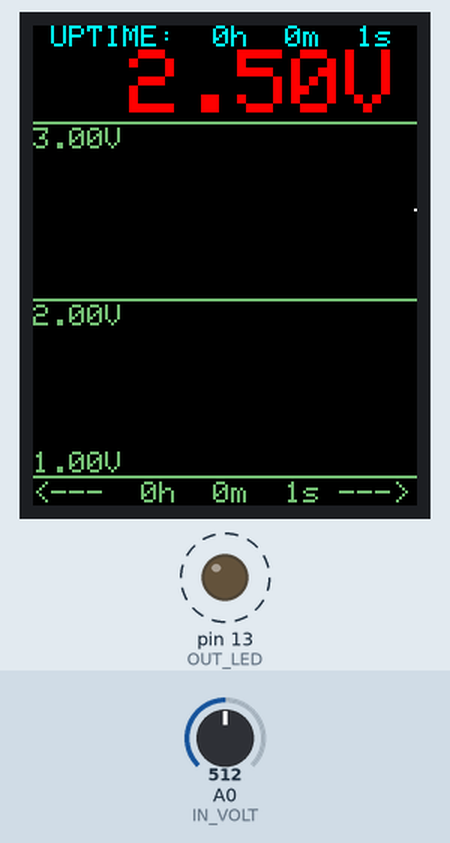
Recording of a sketch running on a simulated Arduino Uno, built with avr-gcc and run on an emulated ATmega328P. Shown: 128×160 colour display, output pins drawn as LEDs (lit = HIGH). Dashed ring = blinking. The inputs (shaded band) are chosen by the test bench; at power-on: A0 (IN_VOLT) = 512.

Above: at 1.4 s.
1.5 s: A0 (IN_VOLT) set to 306
At 1.73 s:
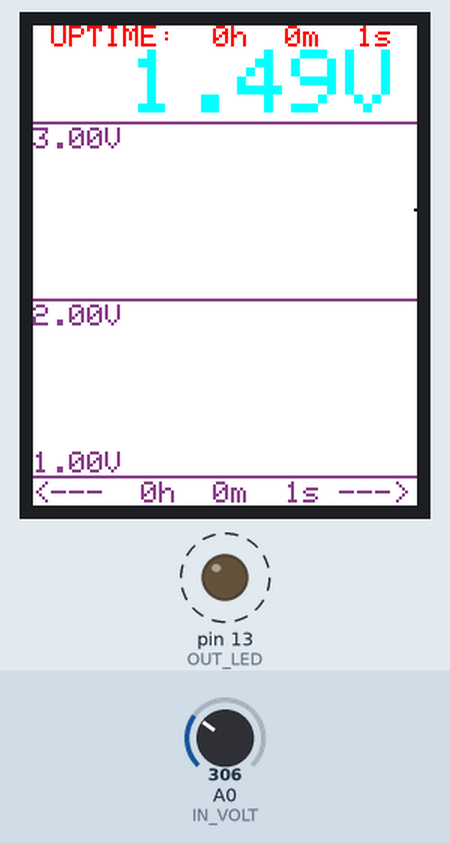
3.0 s: A0 (IN_VOLT) set to 511
At 4.33 s:
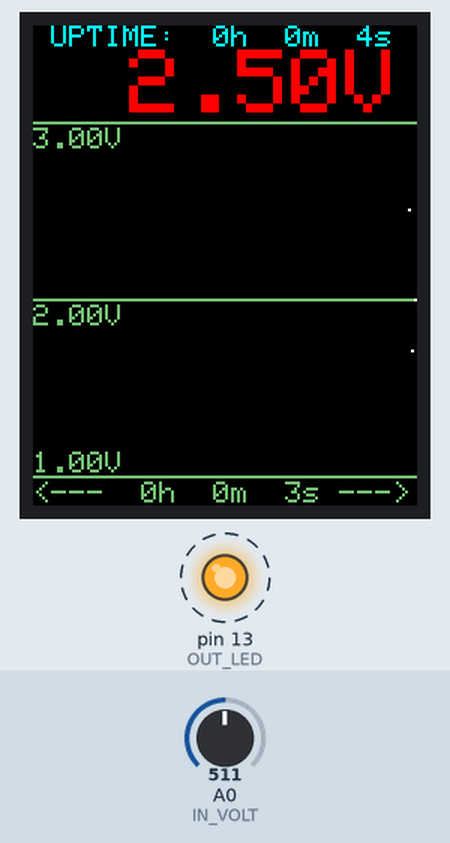
4.6 s: A0 (IN_VOLT) set to 716
At 9.7 s:
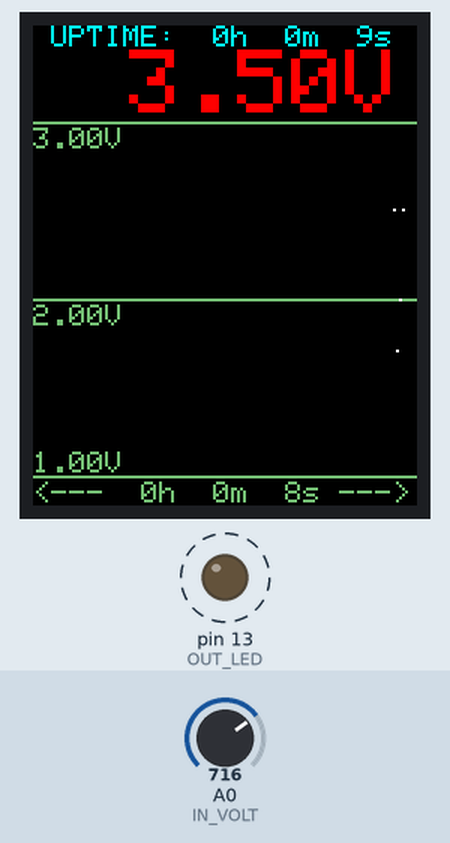
Timing chart, 0 to 12.6 s (numbered marks = the images above; inputs shaded):
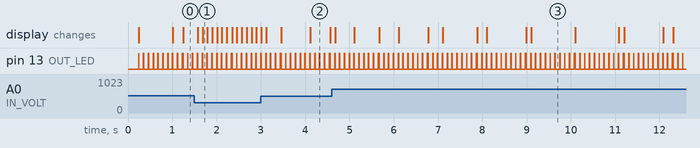

Measured:
- by itself, pin 13 (OUT_LED): alternates HIGH for 0.01 s and LOW for 0.10 s
- what the display in image 2 shows lasts 0.5 s, from 4.1 s to 4.6 s

The sketch:

battery_monitor.ino
```cpp
#include <stdio.h>
#include <SPI.h>

#include <Adafruit_ST7735.h>
#include <Adafruit_GFX.h>

// ピンアサイン
#define sclk (12)
#define mosi (11)
#define cs   (10)
#define dc   ( 9)
#define rst  ( 8)  // you can also connect this to the Arduino reset

int OUT_LED             = 13;

// アナログ入力
const int IN_VOLT             =    0; // 電圧測定ピン（analog）
const int IN_VOLT_RESOLUTION  = 1024; // 電圧測定分解能
const int IN_VOLT_MAX         =  5.0; // 計測電圧の最大値（分圧後）
const float voltWarn          =  1.5; // 警告閾値
int warning                   =    0; // 警告モード

// グラフ
const int   graphWidth    = 128;        // グラフ幅（x軸）
const int   graphHeight   = 118;        // グラフ高（y軸）
const float graphHi       =   3; //15;  // グラフの最大値（y軸）
const float graphLo       =   1; //11;  // グラフの最小値（y軸）

// 間隔
int sleepInterval = 100;      // 描画間隔（ミリ秒）
int graphInterval =   10;     // グラフ粒度（何回のループでグラフを更新するか）

float    *history = NULL;     // グラフ値
uint16_t *history_ts = NULL;  // 時刻
int      current = 0;         // グラフ値（現在の添字）

// 電圧の平均値を求めるための変数
float sum    = 0;   // 合計
int hist_cnt = 0;   // 標本数

// 色
#define COLOR_TEXT    (ST7735_WHITE)  // 標準
#define COLOR_VOLT    (ST7735_RED)    // 電圧
#define COLOR_BG      (ST7735_BLACK)  // 背景
#define COLOR_SCALE   (0x75EE)        // 軸
#define COLOR_UPTIME  (ST7735_CYAN)   // 起動時間

#if defined(__SAM3X8E__)
    #undef __FlashStringHelper::F(string_literal)
    #define F(string_literal) string_literal
#endif

Adafruit_ST7735 tft = Adafruit_ST7735(cs, dc, mosi, sclk, rst);

uint16_t startup = 0;         // 起動した時間(仮)

void setup(void) {
  Serial.begin(115200);

  // メモリ確保
  history    = (float    *)calloc(graphWidth, sizeof(*history));
  history_ts = (uint16_t *)calloc(graphWidth, sizeof(*history_ts));

  // 初期化
  startup = millis();         // 起動した時間
  pinMode(IN_VOLT, INPUT);
  pinMode(OUT_LED, OUTPUT);
  tft.initR(INITR_BLACKTAB);
  tft.invertDisplay(0);
  tft.fillScreen(COLOR_BG);
}

void loop() {
  static int loop_cnt = 0;

  digitalWrite(OUT_LED, 1);
  char buf[100];

  // 起動時間
  drawUptime((millis() - startup) / 1000);

  // 電圧
  float volt = getVoltage();
  drawVolt(volt);
  sum += volt;

  warning = (volt < voltWarn);

  // グラフの描画
  if(++hist_cnt >= graphInterval){
    drawGraph(0);   // 直前の値を黒塗り
    saveValue();    // 現在の電圧を記録
    drawScale();    // スケールを描画
    drawGraph(1);   // 直近の値を再描画
    drawTimeSpan(); // グラフの時間幅を描画
    hist_cnt = 0;
    sum = 0;
  }

  digitalWrite(OUT_LED, 0);

  if(warning){
    tft.invertDisplay(loop_cnt % 2);
  }
  else{
    tft.invertDisplay(0);
  }
  loop_cnt++;

  delay(sleepInterval);
}


// 電圧の読み取りとデコード
float getVoltage()
{
  return analogRead(IN_VOLT) * IN_VOLT_MAX / (float)IN_VOLT_RESOLUTION;
}


void drawGraph(int sw)
{
  int n = current;
  int x, y;

  for(x = 0; x < graphWidth; x++){
    y = calcY(history[n++]);
    if(n >= graphWidth)
      n = 0;

    if(y >= 0)
      tft.drawPixel(x, y, sw ? ST7735_WHITE : ST7735_BLACK);
  }
}

int calcY(float value)
{
  float y;                          // 戻り値

  // 描画範囲外
  if(value > graphHi || value < graphLo){
    return -1;
  }

  value = value - graphLo;
  y =  value * graphHeight / (graphHi - graphLo);

  return 160 - y - 10;
}


char *getTimestamp(uint16_t timestamp)
{
  static char buf[30];
  sprintf(buf, "%3dh %2dm %2ds", timestamp / 3600, timestamp / 60 % 60, timestamp % 60);
  return buf;
}

void drawScale()
{
  int y;

  tft.setTextSize(1);
  tft.setTextColor(COLOR_SCALE);

  // 上限
  y = calcY(graphHi);
  tft.drawFastHLine(0, y, graphWidth, COLOR_SCALE);
  tft.setCursor(0, y + 2);
  tft.print(graphHi); tft.print("V");

  // 中間
  float middle = (graphHi + graphLo) / 2.;
  y = calcY(middle);
  tft.drawFastHLine(0, y, graphWidth, COLOR_SCALE);
  tft.setCursor(0, y + 2);
  tft.print(middle); tft.print("V");

  // 下限
  y = calcY(graphLo);
  tft.drawFastHLine(0, y, graphWidth, COLOR_SCALE);
  tft.setCursor(0, y - 8);
  tft.print(graphLo); tft.print("V");
}


void saveValue()
{
  history_ts[current] = millis();     // 現在時刻
  history[current] = sum / hist_cnt;  // 平均値
  if(++current >= graphWidth)
    current = 0;
}


void drawTimeSpan()
{
  tft.setCursor(0, 19 * 8);
  tft.setTextColor(COLOR_SCALE, COLOR_BG);
  tft.print("<---");
  tft.print(getTimestamp((millis() - history_ts[current])  / 1000));
  tft.print(" --->");
}


void drawUptime(int uptime)
{
  tft.setCursor(0, 0);
  tft.setTextSize(1);
  tft.setTextColor(COLOR_UPTIME, COLOR_BG);
  tft.print(" UPTIME:"); tft.print(getTimestamp(uptime));
}


void drawVolt(float volt)
{
  char buf[30];
  dtostrf(volt, 5, 2, buf); strcat(buf, "V");
  tft.setCursor(14, 8);
  tft.setTextSize(3);
  tft.setTextColor(COLOR_VOLT, COLOR_BG);
  tft.print(buf);
}
```
